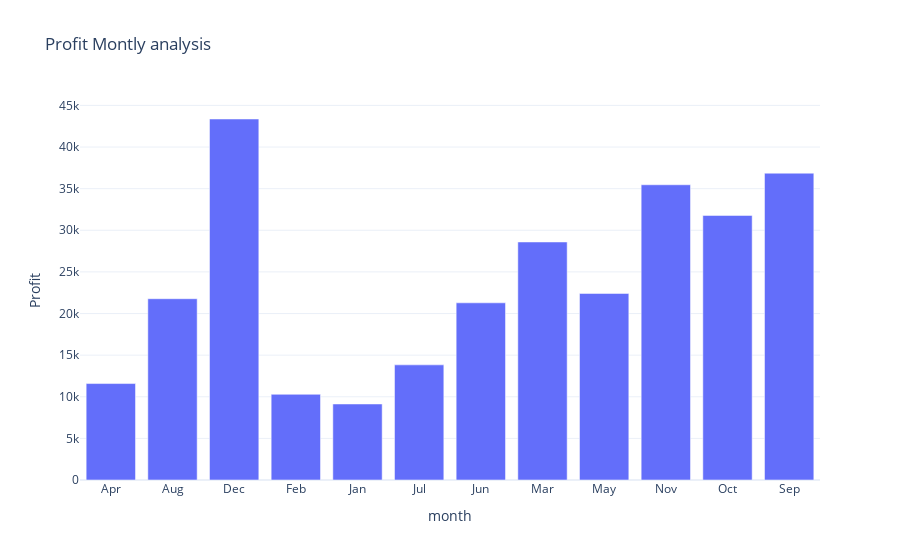

The code cell stored with this chart in its notebook:
### Code cell
fig.show()

### Figure 1 — Plotly figure (JSON) as saved in the notebook; plotly's stock layout.template omitted (floating-point values rounded to 4 significant figures)
{"data": [{"hovertemplate": "month=%{x}<br>Profit=%{y}<extra></extra>", "legendgroup": "", "marker": {"color": "#636efa", "pattern": {"shape": ""}}, "name": "", "orientation": "v", "showlegend": false, "textposition": "auto", "type": "bar", "x": ["Apr", "Aug", "Dec", "Feb", "Jan", "Jul", "Jun", "Mar", "May", "Nov", "Oct", "Sep"], "xaxis": "x", "y": [11590.0, 21780.0, 43370.0, 10290.0, 9134.0, 13830.0, 21290.0, 28590.0, 22410.0, 35470.0, 31780.0, 36860.0], "yaxis": "y"}], "layout": {"barmode": "relative", "legend": {"tracegroupgap": 0}, "title": {"text": "Profit Montly analysis"}, "xaxis": {"anchor": "y", "domain": [0, 1], "title": {"text": "month"}}, "yaxis": {"anchor": "x", "domain": [0, 1], "title": {"text": "Profit"}}}}
